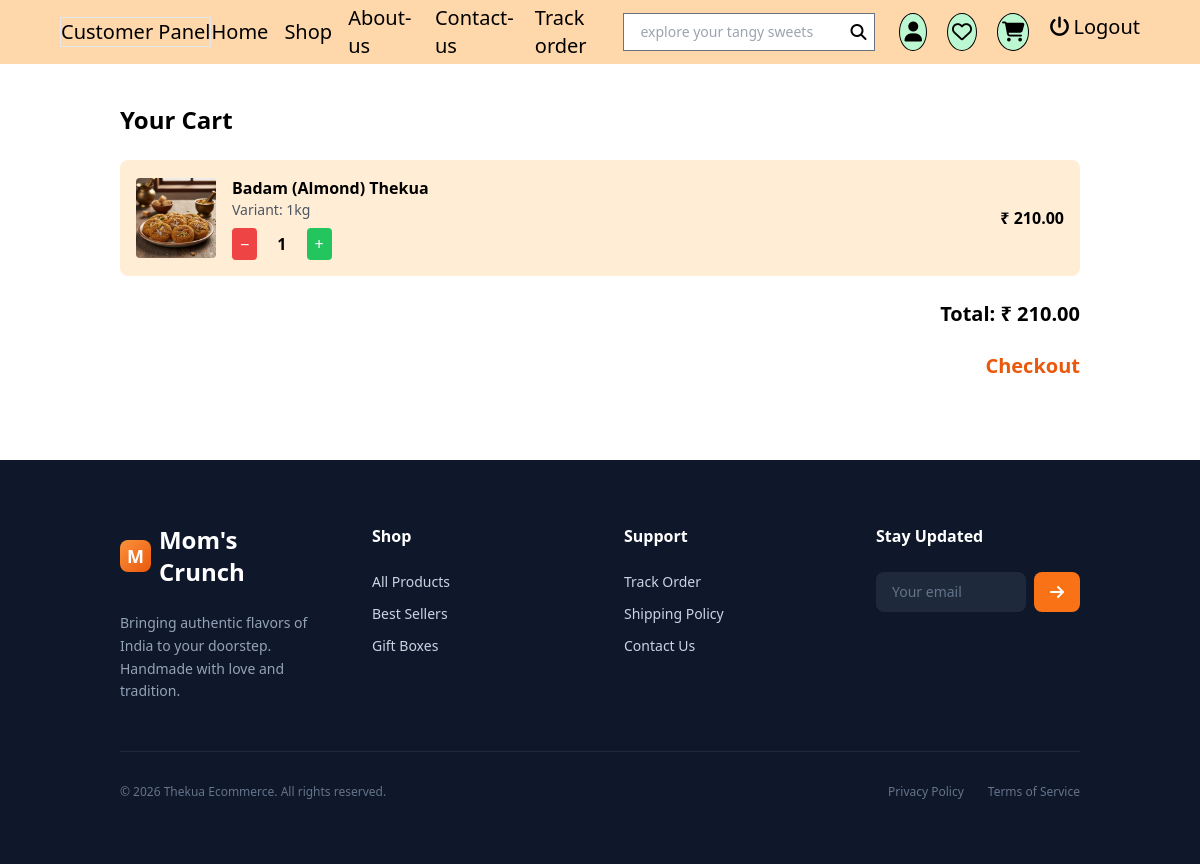
The app's page /viewcart (signed in) with its own data.
### eshop/models.py (models this page shows, shortened)
class CartItem(models.Model):
    cart=models.ForeignKey(Cart,on_delete=models.CASCADE,related_name="items")
    product_variant=models.ForeignKey(ProductVariant,on_delete=models.CASCADE)
    quantity=models.PositiveIntegerField(default=1)
    added_at=models.DateTimeField(auto_now_add=True)
    @property
    def total_price(self):
        return self.product_variant.discount_price * self.quantity
    class Meta:
        constraints=[models.UniqueConstraint(fields=["cart","product_variant"],name="unique_cart_product")]

class Productimage(models.Model):
    product=models.ForeignKey(Product,on_delete=models.CASCADE,related_name="images")
    productimages=models.ImageField(upload_to="productimages/")

class ProductVariant(models.Model):
    product=models.ForeignKey(Product,on_delete=models.CASCADE,related_name="productvariants")
    weight=models.CharField(max_length=200)
    price=models.DecimalField(max_digits=10,decimal_places=2)
    discount_price=models.DecimalField(max_digits=10,decimal_places=2,null=True,blank=True)
    stock=models.PositiveIntegerField()
    sku=models.PositiveIntegerField()
    is_active=models.BooleanField(default=True)

class Product(models.Model):
    subcategory=models.ForeignKey(SubCategory,on_delete=models.CASCADE)
    name=models.CharField(max_length=200)
    description=models.CharField(max_length=500)
    seller=models.ForeignKey(User,on_delete=models.CASCADE,related_name="products")
    created_at=models.DateField(auto_now_add=True)
    starting_from=models.DecimalField(max_digits=10,decimal_places=2,null=True,blank=True)
    updated_at=models.DateField(auto_now=True)
    is_active=models.BooleanField(default=False)
    slug = models.SlugField(unique=True,blank=True)

### eshop/customerviews.py (the view)
# urls.py: path("viewcart",viewcart,name="viewcart"),
def viewcart(request):
    cart=Cart.objects.filter(user=request.user).first()
    items=cart.items.all() if cart else []
    total=sum(item.total_price for item in items)
    return render(request,"customer/cart.html",{"cart": cart,"items": items,"total": total})

### eshop/templates/customer/cart.html
{% extends "customer/customerbase.html" %}
{% block content %}
<div class="px-[10%] mt-10">
    <h1 class="text-2xl font-bold mb-6">Your Cart</h1>
    {% if items %}
        {% for item in items %}
            <div class="flex justify-between items-center bg-orange-100 p-4 rounded-lg mb-4">
                <div class="flex items-center gap-4">
                    {% with item.product_variant.product.images.first as img %}
                        {% if img %}
                            <img src="{{ img.productimages.url }}"
                                 class="w-20 h-20 object-contain rounded">
                        {% else %}
                            <div class="w-20 h-20 bg-gray-200 flex items-center justify-center rounded">
                                No Image
                            </div>
                        {% endif %}
                    {% endwith %}
                    <div>
                        <h2 class="font-bold">
                            {{ item.product_variant.product.name }}
                        </h2>
                        <p class="text-sm text-gray-600">
                            Variant: {{ item.product_variant.weight }}
                        </p>
                        <div class="flex items-center gap-2 mt-2">
                            <a href="{% url 'decreaseqty' item.id %}"
                               class="px-2 py-1 bg-red-500 text-white rounded">−</a>
                            <span class="px-3 font-bold">{{ item.quantity }}</span>
                            <a href="{% url 'increaseqty' item.id %}"
                               class="px-2 py-1 bg-green-500 text-white rounded">+</a>
                        </div>
                    </div>
                </div>
                <p class="font-bold">
                    ₹ {{ item.total_price }}
                </p>
            </div>
        {% endfor %}
        <div class="text-right mt-6">
            <h2 class="text-xl font-bold">Total: ₹ {{ total }}</h2>
        </div>
        <div class="text-right mt-6">
            <a href="{% url 'checkout' %}" class="text-xl font-bold text-orange-600">Checkout</a>
        </div>
    {% else %}
        <p class="text-center text-gray-500">Your cart is empty.</p>
    {% endif %}
</div>
{% endblock %}

### records on screen
CartItem: product_variant.product.images.first.productimages (picture), product_variant.product.name "Badam (Almond) Thekua", product_variant.weight "1kg", quantity "1", total_price "210.00"

### other values on screen
{{ total }} "210.00"
